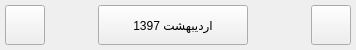
    <widget class="QWidget" name="widget_mdpt_top" native="true">
     <property name="minimumSize">
      <size>
       <width>0</width>
       <height>50</height>
      </size>
     </property>
     <property name="maximumSize">
      <size>
       <width>16777215</width>
       <height>50</height>
      </size>
     </property>
     <layout class="QHBoxLayout" name="horizontalLayout_9">
      <property name="spacing">
       <number>5</number>
      </property>
      <property name="leftMargin">
       <number>5</number>
      </property>
      <property name="topMargin">
       <number>5</number>
      </property>
      <property name="rightMargin">
       <number>5</number>
      </property>
      <property name="bottomMargin">
       <number>5</number>
      </property>
      <item>
       <widget class="QPushButton" name="btn_nextMonth">
        <property name="minimumSize">
         <size>
          <width>40</width>
          <height>40</height>
         </size>
        </property>
        <property name="maximumSize">
         <size>
          <width>40</width>
          <height>40</height>
         </size>
        </property>
        <property name="styleSheet">
         <string notr="true"/>
        </property>
        <property name="text">
         <string/>
        </property>
        <property name="icon">
         <iconset resource="qpersian.qrc">
          <normaloff>:/icon/res/images/left_arrow.png</normaloff>:/icon/res/images/left_arrow.png</iconset>
        </property>
        <property name="iconSize">
         <size>
          <width>40</width>
          <height>40</height>
         </size>
        </property>
       </widget>
      </item>
      <item>
       <spacer name="horizontalSpacer_2">
        <property name="orientation">
         <enum>Qt::Horizontal</enum>
        </property>
        <property name="sizeHint" stdset="0">
         <size>
          <width>48</width>
          <height>37</height>
         </size>
        </property>
       </spacer>
      </item>
      <item>
       <widget class="QPushButton" name="btn_changeYear">
        <property name="sizePolicy">
         <sizepolicy hsizetype="Minimum" vsizetype="Minimum">
          <horstretch>0</horstretch>
          <verstretch>0</verstretch>
         </sizepolicy>
        </property>
        <property name="minimumSize">
         <size>
          <width>150</width>
          <height>0</height>
         </size>
        </property>
        <property name="maximumSize">
         <size>
          <width>150</width>
          <height>16777215</height>
         </size>
        </property>
        <property name="styleSheet">
         <string notr="true"/>
        </property>
        <property name="text">
         <string>اردیبهشت 1397</string>
        </property>
       </widget>
      </item>
      <item>
       <spacer name="horizontalSpacer">
        <property name="orientation">
         <enum>Qt::Horizontal</enum>
        </property>
        <property name="sizeHint" stdset="0">
         <size>
          <width>58</width>
          <height>37</height>
         </size>
        </property>
       </spacer>
      </item>
      <item>
       <widget class="QPushButton" name="btn_preMonth">
        <property name="minimumSize">
         <size>
          <width>40</width>
          <height>40</height>
         </size>
        </property>
        <property name="maximumSize">
         <size>
          <width>40</width>
          <height>40</height>
         </size>
        </property>
        <property name="styleSheet">
         <string notr="true"/>
        </property>
        <property name="text">
         <string/>
        </property>
        <property name="icon">
         <iconset resource="qpersian.qrc">
          <normaloff>:/icon/res/images/right_arrow.png</normaloff>:/icon/res/images/right_arrow.png</iconset>
        </property>
        <property name="iconSize">
         <size>
          <width>40</width>
          <height>40</height>
         </size>
        </property>
       </widget>
      </item>
     </layout>
    </widget>
